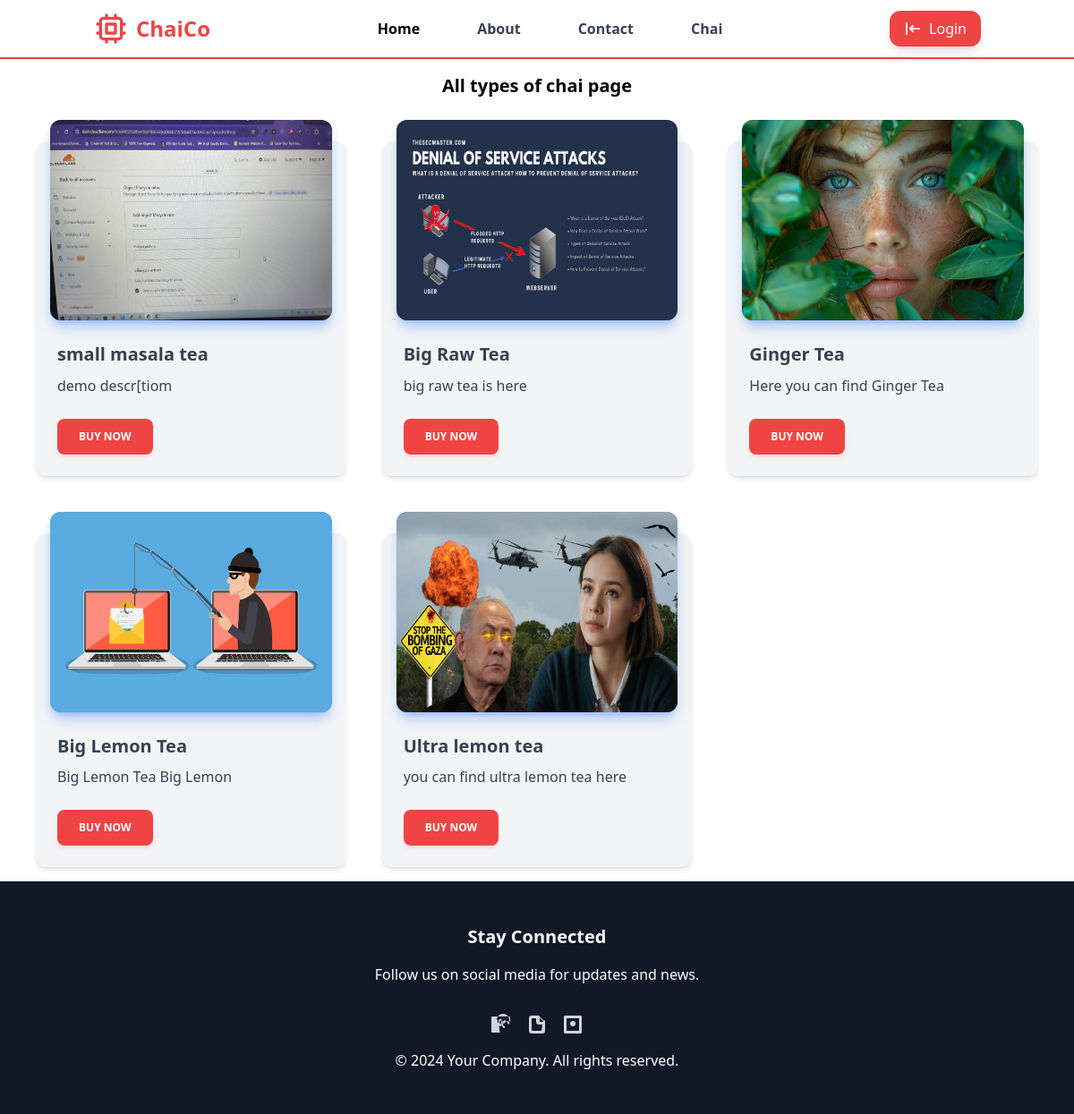
The app's page /chai/, older data.
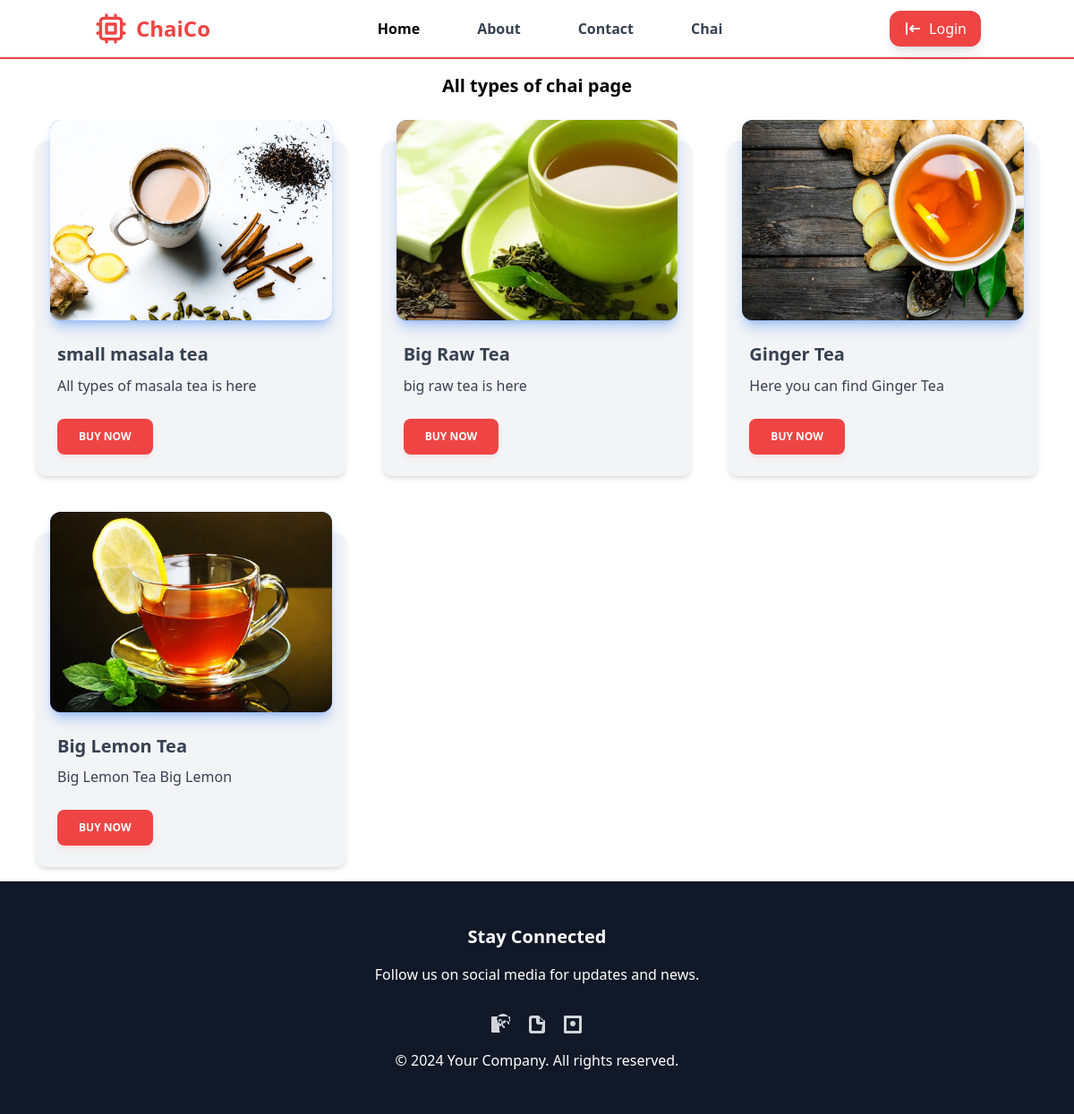
The same page, newer data.
### chai/models.py (models this page shows, shortened)
class Chaivarity(models.Model):
    Select_Chai_Type = [
        ('ML', 'Masala Tea'),
        ('GN', 'Ginger Tea'),
        ('LM', 'Leamon Tea'),
        ('RT', 'Raw Tea'),
    ]
    name = models.CharField(max_length=100)
    image = models.ImageField(upload_to='chais/')
    description = models.TextField()
    created_date = models.DateTimeField(default=timezone.now)
    cha_type = models.CharField(max_length=2, choices=Select_Chai_Type)
    DisplayField = ['name', 'description', 'chai_type']

### chai/views.py (the view)
# urls.py: path('', views.all_chai, name='all_chai'),
def all_chai(request):
    chais=Chaivarity.objects.all()
    return render(request,'chai/all_chai.html', {'chais':chais})

### chai/templates/chai/all_chai.html (shortened to what this page needs)
{% extends 'layout.html' %}
{% block content %}
<div class="bg-white text-black">
    <h1 class="text-center text-xl font-bold pt-4">All types of chai page</h1>
    <div class="grid grid-cols-3 gap-10 ml-10 mr-10 pt-6 pb-4">
        {% for chai in chais %}
        <div class="relative flex flex-col mt-6 text-gray-700 bg-gray-100 shadow-md bg-clip-border rounded-xl w-84">
            <div class="relative h-56 mx-4 -mt-6 overflow-hidden text-white shadow-lg bg-clip-border rounded-xl bg-blue-500 shadow-blue-500/40">
                <img class="rounded h-full w-full" src="{{ chai.image.url }}" alt="{{ chai.name }}">
            </div>
            <div class="p-6">
                <h5 class="block mb-2 font-sans text-xl antialiased font-semibold leading-snug tracking-normal text-blue-gray-900">
                    {{ chai.name }}
                </h5>
                <p class="block font-sans text-base antialiased font-light leading-relaxed text-inherit">
                    {{ chai.description }}
                </p>
            </div>
            <div class="p-6 pt-0">
                <a href="{% url 'chai_detail' chai.id %}" target="_blank">
                    <button class="align-middle select-none font-sans font-bold text-center uppercase transition-all disabled:opacity-50 disabled:shadow-none disabled:pointer-events-none text-xs py-3 px-6 rounded-lg bg-red-500 text-white shadow-md shadow-red-500/10 hover:shadow-lg hover:shadow-red-500/20 focus:opacity-[0.85] focus:shadow-none active:opacity-[0.85] active:shadow-none" type="button">Buy Now</button>
                </a>
            </div>
        </div>
        {% endfor %}
    </div>
</div>
{% endblock %}

### templates/layout.html (shortened to what this page needs)
{% load static tailwind_tags %}
{% load static %}
<!DOCTYPE html>
<html lang="en">
<head>
</head>
{% tailwind_css %}
<body>
  <nav class="bg-white shadow-lg w-full px-8 md:px-auto border-b-2 border-red-500">
    <div class="md:h-16 h-28 mx-auto md:px-4 container flex items-center justify-between flex-wrap md:flex-nowrap">
        <div class="text-red-500 md:order-1 flex items-center gap-2">
            <span class="text-2xl font-bold">ChaiCo</span>
        </div>
        <div class="text-gray-700 order-3 w-full md:w-auto md:order-2">
            <ul class="flex font-semibold justify-between space-x-4 md:space-x-8">
                <li class="md:px-4 md:py-2 text-black">
                    <a href="https://8000-idx-django-prac-1716884955820.cluster-fu5knmr55rd44vy7k7pxk74ams.cloudworkstations.dev/" class="hover:text-red-500 transition duration-300">Home</a>
                </li>
                <li class="md:px-4 md:py-2">
                    <a href="https://8000-idx-django-prac-1716884955820.cluster-fu5knmr55rd44vy7k7pxk74ams.cloudworkstations.dev/about/" class="hover:text-red-500 transition duration-300">About</a>
                </li>
                <li class="md:px-4 md:py-2">
                    <a href="https://8000-idx-django-prac-1716884955820.cluster-fu5knmr55rd44vy7k7pxk74ams.cloudworkstations.dev/contact" class="hover:text-red-500 transition duration-300">Contact</a>
                </li>
                <li class="md:px-4 md:py-2">
                    <a href="https://8000-idx-django-prac-1716884955820.cluster-fu5knmr55rd44vy7k7pxk74ams.cloudworkstations.dev/chai/" class="hover:text-red-500 transition duration-300">Chai</a>
                </li>
            </ul>
        </div>
        <div class="order-2 md:order-3">
            <button class="px-4 py-2 bg-red-500 hover:bg-red-600 text-white rounded-xl flex items-center gap-2 shadow-lg transition duration-300 transform hover:-translate-y-1 hover:scale-110">
                <span>Login</span>
            </button>
        </div>
    </div>
</nav>
    {% block content %}
    {% endblock %}
    <footer class="bg-gray-900 text-white py-12">
      <div class="container mx-auto flex flex-col items-center justify-center">
        <h2 class="text-xl font-semibold mb-4">Stay Connected</h2>
        <p class="mb-8">Follow us on social media for updates and news.</p>
        <div class="flex space-x-4">
          <a href="#" class="text-gray-300 hover:text-white transition duration-300 ease-in-out">
          </a>
          <a href="#" class="text-gray-300 hover:text-white transition duration-300 ease-in-out">
            <svg class="w-6 h-6" fill="currentColor" viewBox="0 0 24 24">
              <path
                d="M19.39,7.39l-5-5A1,1,0,0,0,13,2H6A3,3,0,0,0,3,5V19a3,3,0,0,0,3,3H18a3,3,0,0,0,3-3V8A1,1,0,0,0,19.39,7.39ZM15,9V4.41L19.59,9ZM17,19H7a1,1,0,0,1-1-1V6A1,1,0,0,1,7,5h4V9a3,3,0,0,0,3,3h4Z">
              </path>
            </svg>
          </a>
          <a href="#" class="text-gray-300 hover:text-white transition duration-300 ease-in-out">
          </a>
        </div>
        <p class="mt-4">&copy; 2024 Your Company. All rights reserved.</p>
      </div>
    </footer>
</body>
</html>

Row changes from the older to the newer data that the page shows:
removed Chaivarity: image (picture), name "Ultra lemon tea", description "you can find ultra lemon tea here"
changed Chaivarity "small masala tea": image: a different picture; description "demo descr[tiom" → "All types of masala tea is here"
changed Chaivarity "Big Raw Tea": image: a different picture
changed Chaivarity "Ginger Tea": image: a different picture
changed Chaivarity "Big Lemon Tea": image: a different picture
